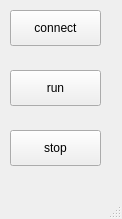
<?xml version="1.0" encoding="UTF-8"?>
<ui version="4.0">
 <class>MainWindow</class>
 <widget class="QMainWindow" name="MainWindow">
  <property name="geometry">
   <rect>
    <x>0</x>
    <y>0</y>
    <width>122</width>
    <height>219</height>
   </rect>
  </property>
  <property name="windowTitle">
   <string>MainWindow</string>
  </property>
  <widget class="QWidget" name="centralwidget">
   <widget class="QPushButton" name="connectButton">
    <property name="geometry">
     <rect>
      <x>10</x>
      <y>10</y>
      <width>91</width>
      <height>36</height>
     </rect>
    </property>
    <property name="text">
     <string>connect</string>
    </property>
   </widget>
   <widget class="QPushButton" name="runButton">
    <property name="geometry">
     <rect>
      <x>10</x>
      <y>70</y>
      <width>91</width>
      <height>36</height>
     </rect>
    </property>
    <property name="text">
     <string>run</string>
    </property>
   </widget>
   <widget class="QPushButton" name="stopButton">
    <property name="geometry">
     <rect>
      <x>10</x>
      <y>130</y>
      <width>91</width>
      <height>36</height>
     </rect>
    </property>
    <property name="text">
     <string>stop</string>
    </property>
   </widget>
  </widget>
  <widget class="QMenuBar" name="menubar">
   <property name="geometry">
    <rect>
     <x>0</x>
     <y>0</y>
     <width>122</width>
     <height>27</height>
    </rect>
   </property>
  </widget>
  <widget class="QStatusBar" name="statusbar"/>
 </widget>
 <resources/>
 <connections/>
</ui>
